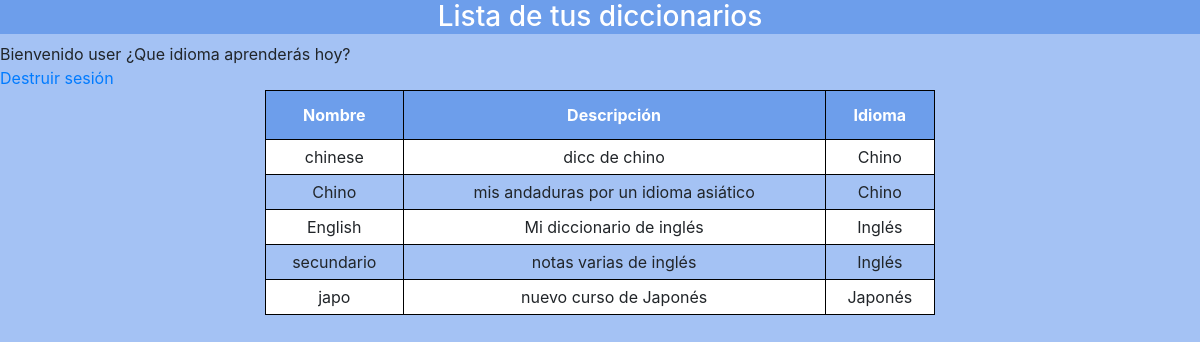
Screenshot of /code/diccionario.php (signed in) with the database file from the repository.
### tables this page shows
CREATE TABLE `diccionario` (
  `IDdiccionario` int(11) NOT NULL,
  `nombre` varchar(30) NOT NULL,
  `idioma` varchar(20) NOT NULL,
  `descripcion` varchar(60) NOT NULL,
  `fecha` date NOT NULL,
  `IDuser` int(11) NOT NULL,
  `IDidioma` int(11) NOT NULL
);

### code/diccionario.php (the view, shortened to what this page needs)
<?php
  	$basedatos = new mysqli("localhost","root","root");
  	$basedatos->set_charset("utf8");
  	$basedatos->select_db("dictiobot");
		$IDuser = $_SESSION["IDuser"];
  	$sql  = "SELECT * FROM `diccionario` WHERE `IDuser` = $IDuser ORDER BY `Idioma`;";
  	$reg = $basedatos->query($sql);
?>
<!DOCTYPE html>
<html>
	<head>
	  <link rel="stylesheet" href="../css/bootstrap.min.css">
    <link rel="stylesheet" href="../css/style.css">
	</head>
	<body>
	<div class="encabezado">
	<center><h3>Lista de tus diccionarios</h3></center>
  </div>
	Bienvenido <?= $_SESSION["user"] ?> ¿Que idioma aprenderás hoy?
	<br>
	<a href="main.php?destroy">Destruir sesión</a>
	 <center><div class="col-xs-6 col-md-7 center">
    <table class="table" id="tDiccionario">
      <tr>
        <th>Nombre</th><th>Descripción</th><th>Idioma</th>
      </tr>
      <tr>
        <?php while ($row = mysqli_fetch_assoc($reg)) {?>
        <td class=""> <?php echo $row["nombre"]; ?> </td>
        <td class=""> <?php echo $row["descripcion"]; ?> </td>
				<td class=""> <?php echo $row["idioma"]; ?> </td>
				</tr>
      <?php }; ?>
    </table></div></center>
	</body>
</html>

### css/style.css (style rules this page uses)
body { background-color: #a4c2f4; }
.encabezado { height: 10%; background-color: #6d9eeb; color: white; text-align: center; }
#tDiccionario { border-collapse: collapse; width: 100%; text-align: center; }
#tDiccionario td, #tDiccionario th { border: 1px solid black; padding: 5px; }
#tDiccionario tr:nth-child(even) { background-color: white; }
#tDiccionario th { padding-top: 12px; padding-bottom: 12px; text-align: center; background-color: #6d9eeb; color: white; }

### rows the page displays
diccionario: nombre "chinese", descripcion "dicc de chino", idioma "Chino"
diccionario: nombre "Chino", descripcion "mis andaduras por un idioma asiático", idioma "Chino"
diccionario: nombre "English", descripcion "Mi diccionario de inglés", idioma "Inglés"
diccionario: nombre "secundario", descripcion "notas varias de inglés", idioma "Inglés"
diccionario: nombre "japo", descripcion "nuevo curso de Japonés", idioma "Japonés"

### other values shown
$_SESSION["user"] "user"
